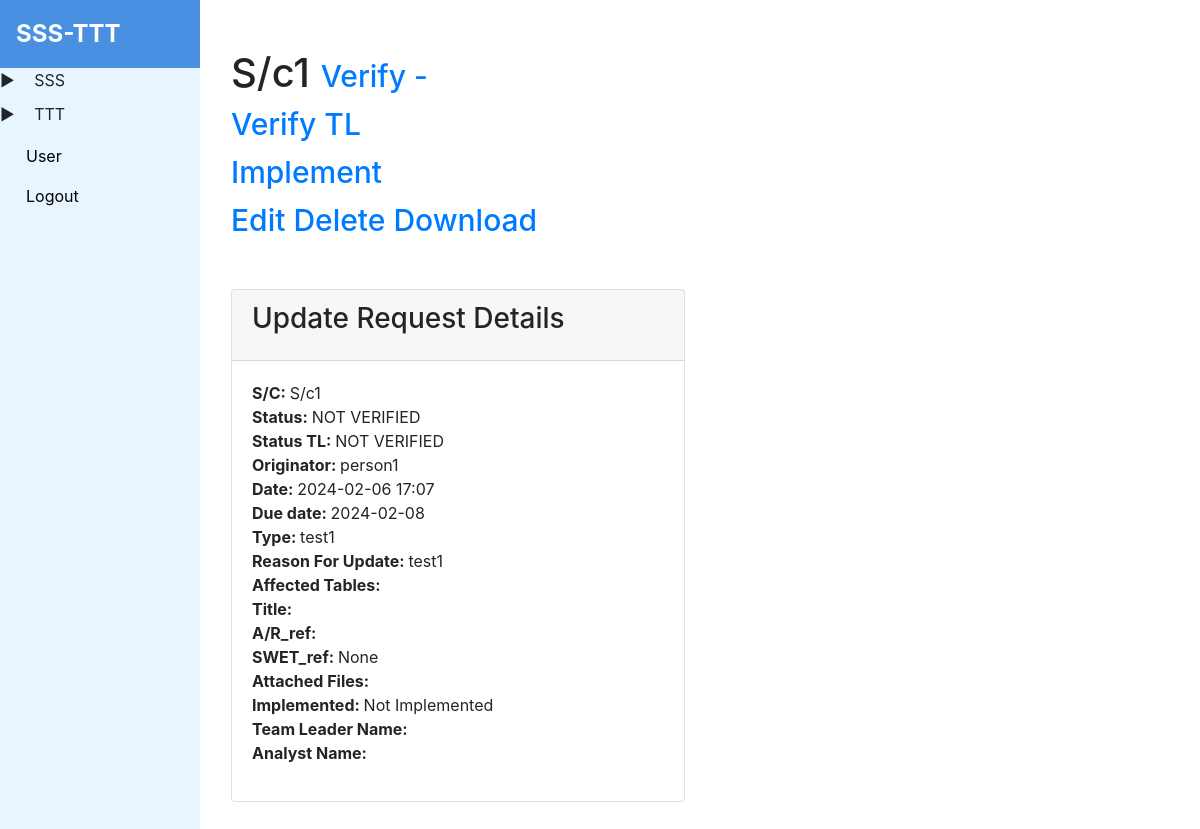
Page /procedure/update/request/2 (signed in) on the committed database.
### tables this page shows
CREATE TABLE 't_procedure_update_request' (
    'id' INTEGER PRIMARY KEY AUTOINCREMENT,
    's_c' varchar(1000) NOT NULL,
    'status' varchar(1000) NOT NULL,
    'status_tl' varchar(1000) NOT NULL,
    'originator' varchar(1000) NOT NULL,
    'date' varchar(1000) NOT NULL,
    'type' varchar(1000) NOT NULL,
    'reason_for_update' varchar(1000) NOT NULL,
    'affected_tables' varchar(1000) NOT NULL,
    'title' varchar(1000),
    'ar_ref' varchar(1000),
    'swet_ref' varchar(1000),
    'affected_files' varchar(3000),
    'implemented' varchar(100),
    'tl'        varchar(100),
    'analyst_name'   varchar(100),
    'originator_date'  datetime, 
    'tl_date' datetime,
    'analyst_date' datetime,
    'due_date' datetime
    );

### app.py (the view)
@app.route('/procedure/update/request/<int:procedure_update_request_id>')
@check_login
def procedure_update_request_detail(procedure_update_request_id):
    data = get_record_by_table_name('t_procedure_update_request',procedure_update_request_id)
    return render_template('procedure_update_request/procedure_update_request_detail.html', data=data, is_admin = session.get('user'))

### app.py (called while the page is built)
def check_login(f):
    @wraps(f)
    def decorated_function(*args, **kwargs):
        if session.get('user') is None:
            return redirect(url_for('login'))
        return f(*args, **kwargs)
    return decorated_function

### db_helper.py (called while the page is built)
def get_record_by_table_name(table_name: str, record_id: int):
    cursor = conn.cursor()
    cursor.execute(f'SELECT * FROM {table_name} WHERE id = {record_id}')
    result = cursor.fetchone()
    cursor.close()
    return result

### templates/procedure_update_request/procedure_update_request_detail.html (shortened to what this page needs)
{% extends 'base.html' %}
{% block content %}
  <div class="container my-5">
    <div class="row">
      <div class="col-12">
        <h1 class="text-start mb-5">{{ data[1] }}
          {% if is_admin %}
            <td>
                <a href="/procedure/update/request/verify/{{data[0]}}" class="btn-md" role="button" style="font-size: 30px;">
                    Verify - <br>
                </a>
            </td>
            <td>
              <a href="/procedure/update/request/verify_tl/{{data[0]}}" class="btn-md" role="button" style="font-size: 30px;">
                Verify TL <br>
              </a>
          </td>
            <td>
              <a href="/procedure/update/request/implement/{{data[0]}}" class="btn-md" role="button" style="font-size: 30px;">
                  Implement <br>
              </a>
            </td>
            <td>
              <a href="/update/procedure/update/request/{{data[0]}}" class="btn-md" role="button" style="font-size: 30px;">
                  Edit
              </a>
          </td>
          <td>
              <a href="/api/procedure/update/request/delete/{{data[0]}}" class="btn-md" role="button" style="font-size: 30px;">
                 Delete
              </a>
          </td>
          <td>
            <a href="/procedure_update_request/download/file/{{ data[0] }}" class="btn-md" role="button" style="font-size: 30px;">
               Download
            </a>
          </td>
          {% endif %}
        </h1>
      </div>
    </div>
    <div class="row">
      <div class="col-md-6">
        <div class="card mb-4">
          <div class="card-header">
            <h3 class="card-title">Update Request Details</h3>
          </div>
          <div class="card-body">
            <ul class="list-unstyled">
              <li><strong>S/C: </strong> {{ data[1] }}</li>
              <li><strong>Status: </strong> {{ data[2] }}</li>
              <li><strong>Status TL: </strong> {{ data[3] }}</li>
              <li><strong>Originator: </strong> {{ data[4] }}</li>
              <li><strong>Date: </strong> {{ data[5] }}</li>
              <li><strong>Due date: </strong> {{ data[19] }}</li>
              <li><strong>Type: </strong> {{ data[6] }}</li>
              <li><strong>Reason For Update: </strong> {{ data[7] }}</li>
              <li><strong>Affected Tables: </strong> {{ data[8] }}</li>
              <li><strong>Title: </strong> {{ data[9] }}</li>
              <li><strong>A/R_ref: </strong> {{ data[10] }}</li>
              <li><strong>SWET_ref: </strong> {{ data[11] }}</li>
              <li><strong>Attached Files: </strong> {{ data[12] }}</li>
              <li><strong>Implemented: </strong> {{ data[13] }}</li>
              <li><strong>Team Leader Name: </strong> {{ data[14] }}</li>
              <li><strong>Analyst Name: </strong> {{ data[15] }}</li>
            </ul>
          </div>
        </div>
      </div>
    </div>
  </div>
{% endblock %}

### rows in the picture
t_procedure_update_request: s_c "S/c1", status "NOT VERIFIED", status_tl "NOT VERIFIED", originator "person1", date "2024-02-06 17:07", due_date "2024-02-08", type "test1", reason_for_update "test1", swet_ref "None", implemented "Not Implemented"
